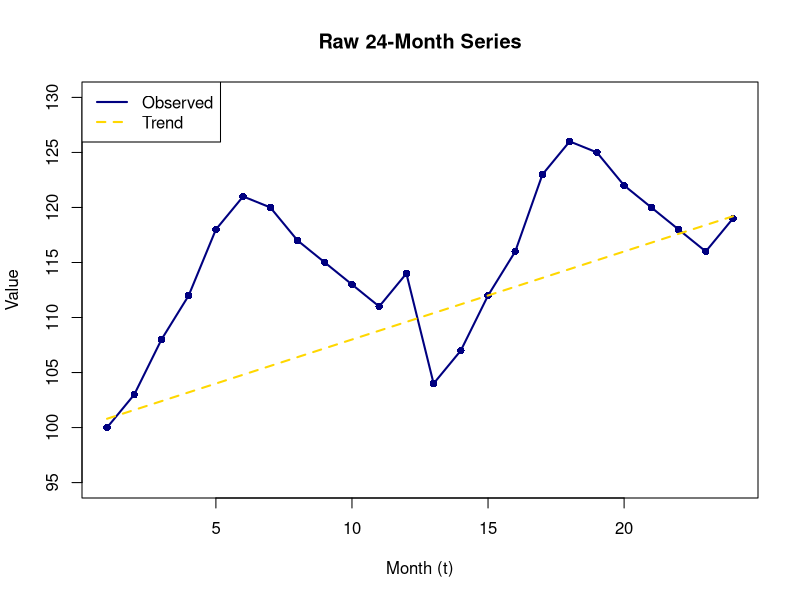
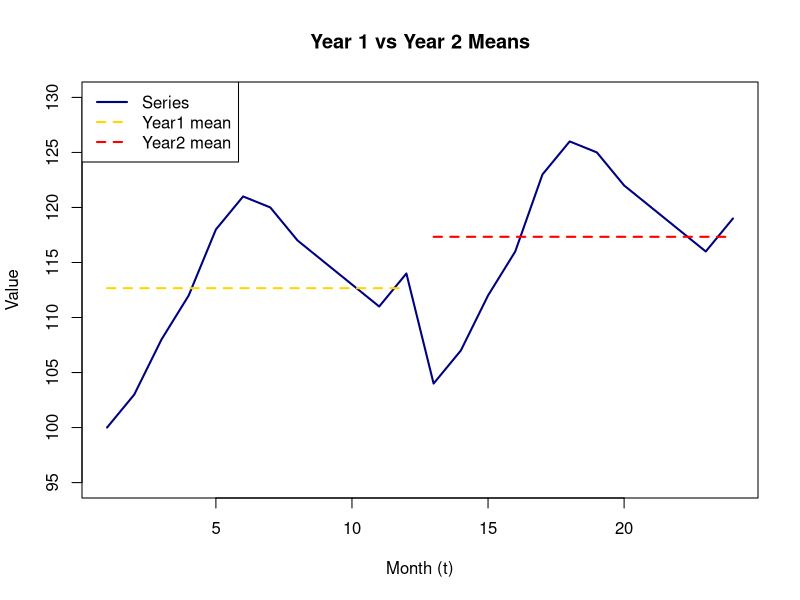
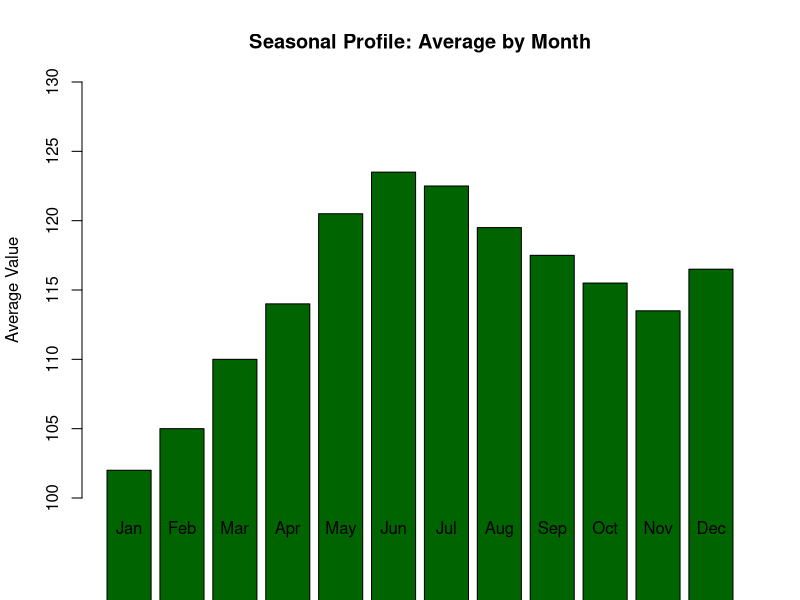
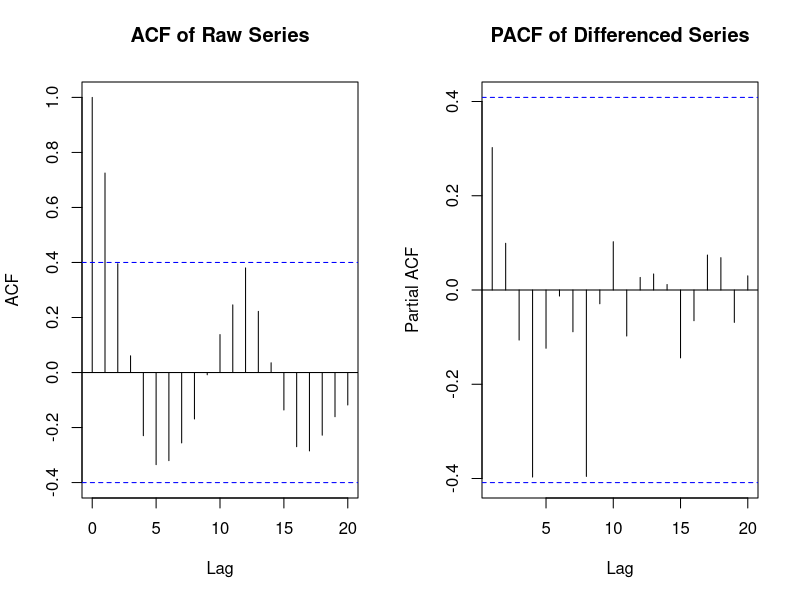
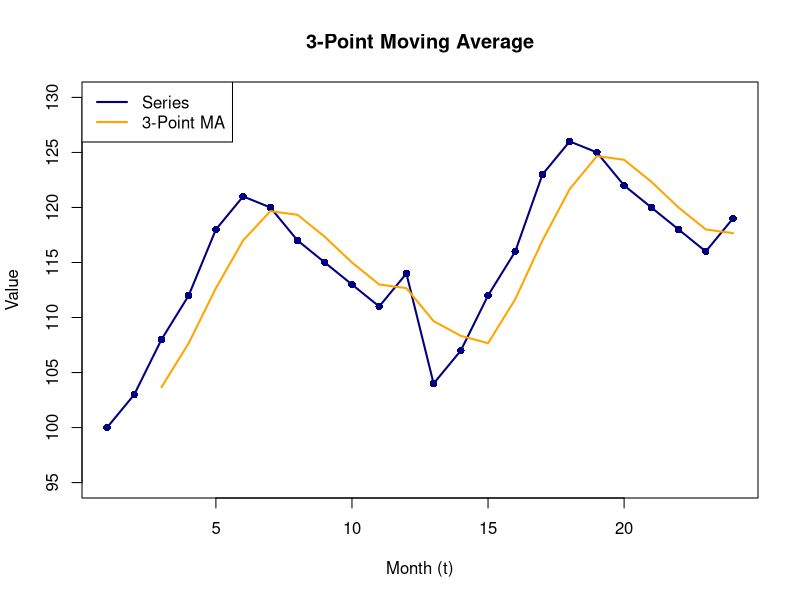
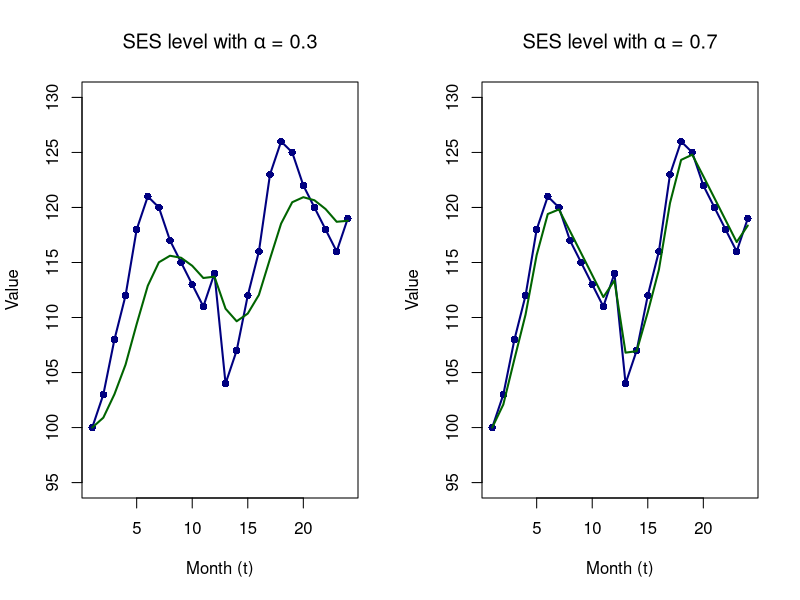
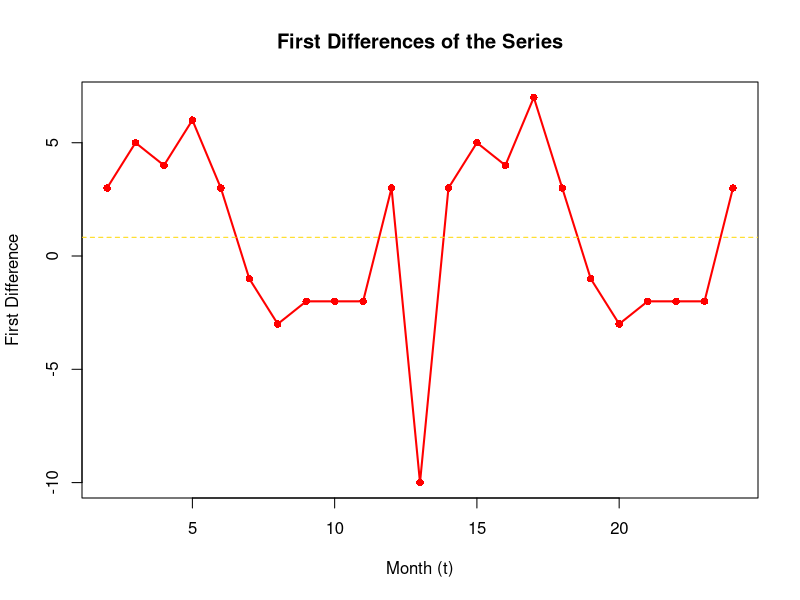

R code for these plots, in order: (Note: this script raises an error after producing the figures.)
## ---- chunk 1
knitr::opts_chunk$set(echo = TRUE, message = FALSE, warning = FALSE,
                      fig.width = 10, fig.height = 4)
## ---- chunk 2
series <- c(100, 103, 108, 112, 118, 121, 120, 117, 115, 113, 111, 114,
            104, 107, 112, 116, 123, 126, 125, 122, 120, 118, 116, 119)
months <- rep(c('J','F','M','A','M','J','J','A','S','O','N','D'), 2)
time <- 1:length(series)

year1 <- series[1:12]
year2 <- series[13:24]

data.frame(Month = months, Time = time, Value = series)
## ---- chunk 3
trend <- 100 + 0.8 * time
seasonal <- c(mean(year1[1], year2[1]), mean(year1[2], year2[2]),
              mean(year1[3], year2[3]), mean(year1[4], year2[4]),
              mean(year1[5], year2[5]), mean(year1[6], year2[6]),
              mean(year1[7], year2[7]), mean(year1[8], year2[8]),
              mean(year1[9], year2[9]), mean(year1[10], year2[10]),
              mean(year1[11], year2[11]), mean(year1[12], year2[12]))
seasonal_full <- rep(seasonal, 2)

head(data.frame(Time = time, Series = series,
                Trend = trend, Seasonal = seasonal_full))
## ---- chunk 4
plot(time, series, type = 'o', col = 'navy', pch = 16, lwd = 2,
     xlab = 'Month (t)', ylab = 'Value', main = 'Raw 24-Month Series',
     ylim = c(95, 130))
lines(time, trend, col = 'gold', lwd = 2, lty = 2)
legend('topleft', legend = c('Observed', 'Trend'),
       col = c('navy','gold'), lty = c(1,2), lwd = 2)
## ---- chunk 5
year1_mean <- mean(year1)
year2_mean <- mean(year2)
plot(time, series, type = 'l', col = 'navy', lwd = 2,
     xlab = 'Month (t)', ylab = 'Value', main = 'Year 1 vs Year 2 Means',
     ylim = c(95, 130))
lines(1:12, rep(year1_mean, 12), col = 'gold', lwd = 2, lty = 2)
lines(13:24, rep(year2_mean, 12), col = 'red', lwd = 2, lty = 2)
legend('topleft', legend = c('Series', 'Year1 mean', 'Year2 mean'),
       col = c('navy', 'gold', 'red'), lty = c(1,2,2), lwd = 2)

year1_mean; year2_mean
## ---- chunk 6
seasonal_avg <- (year1 + year2) / 2
barplot(seasonal_avg, names.arg = month.abb,
        col = 'darkgreen', main = 'Seasonal Profile: Average by Month',
        ylim = c(100, 130), ylab = 'Average Value')
## ---- chunk 7
par(mfrow = c(1, 2))
acf(series, lag.max = 20, main = 'ACF of Raw Series')
pacf(diff(series), lag.max = 20, main = 'PACF of Differenced Series')
par(mfrow = c(1, 1))
## ---- chunk 8
ma3 <- stats::filter(series, rep(1/3, 3), sides = 1)
plot(time, series, type = 'o', col = 'navy', pch = 16, lwd = 2,
     xlab = 'Month (t)', ylab = 'Value', main = '3-Point Moving Average',
     ylim = c(95, 130))
lines(time, ma3, col = 'orange', lwd = 2)
legend('topleft', legend = c('Series', '3-Point MA'), col = c('navy','orange'),
       lty = c(1,1), lwd = 2)
## ---- chunk 9
ses_level <- function(series, alpha) {
  level <- numeric(length(series))
  level[1] <- series[1]
  for (t in 2:length(series)) {
    level[t] <- alpha * series[t] + (1 - alpha) * level[t - 1]
  }
  level
}

ses_03 <- ses_level(series, 0.3)
ses_07 <- ses_level(series, 0.7)
## ---- chunk 10
alpha <- 0.3
s1 <- series[1]
s2 <- alpha * series[2] + (1 - alpha) * s1
s3 <- alpha * series[3] + (1 - alpha) * s2
s1; s2; s3
## ---- chunk 11
par(mfrow = c(1, 2))
plot(time, series, type = 'o', col = 'navy', pch = 16, lwd = 2,
     main = expression('SES level with ' * alpha * ' = 0.3'),
     ylim = c(95, 130), xlab = 'Month (t)', ylab = 'Value')
lines(time, ses_03, col = 'darkgreen', lwd = 2)
plot(time, series, type = 'o', col = 'navy', pch = 16, lwd = 2,
     main = expression('SES level with ' * alpha * ' = 0.7'),
     ylim = c(95, 130), xlab = 'Month (t)', ylab = 'Value')
lines(time, ses_07, col = 'darkgreen', lwd = 2)
par(mfrow = c(1, 1))
## ---- chunk 12
diffs <- diff(series)
plot(2:length(series), diffs, type='o', col='red', pch=16, lwd=2,
     xlab='Month (t)', ylab='First Difference',
     main='First Differences of the Series')
abline(h = mean(diffs), lty = 2, col = 'gold')
## ---- chunk 13
fit <- arima(series, order = c(1, 1, 1), include.mean = TRUE)
fit
## ---- chunk 14
fit_211 <- arima(series, order = c(2, 1, 1), include.mean = TRUE)

comparison <- data.frame(
  Model = c('ARIMA(1,1,1)', 'ARIMA(2,1,1)'),
  AIC = c(AIC(fit), AIC(fit_211)),
  LogLikelihood = c(logLik(fit), logLik(fit_211))
)
comparison

fit_211
## ---- chunk 15
fitted_111 <- series - residuals(fit)
fitted_211 <- series - residuals(fit_211)
forecast_211 <- predict(fit_211, n.ahead = 1)
pred_211 <- forecast_211$pred[1]
se_211 <- forecast_211$se[1]

plot(time, series, type = 'o', col = 'black', pch = 16, lwd = 2,
     xlab = 'Month (t)', ylab = 'Value', main = 'Observed Series and ARIMA Fitted Values',
     xlim = c(1, 25), ylim = range(series, fitted_111, fitted_211, pred, pred_211))
lines(time, fitted_111, col = 'blue', lwd = 2, lty = 2)
lines(time, fitted_211, col = 'red', lwd = 2, lty = 3)
points(25, pred, col = 'blue', pch = 17, cex = 1.5)
points(25, pred_211, col = 'red', pch = 15, cex = 1.5)
arrows_111 <- arrows(25, pred - 1.96 * forecast$se[1], 25, pred + 1.96 * forecast$se[1],
                     code = 3, angle = 90, length = 0.08, col = 'blue', lwd = 1.5)
arrows_211 <- arrows(25, pred_211 - 1.96 * se_211, 25, pred_211 + 1.96 * se_211,
                     code = 3, angle = 90, length = 0.08, col = 'red', lwd = 1.5)
legend('topleft', legend = c('Observed', 'ARIMA(1,1,1)', 'ARIMA(2,1,1)',
                             'Forecast 1,1,1', 'Forecast 2,1,1'),
       col = c('black', 'blue', 'red', 'blue', 'red'),
       lty = c(1, 2, 3, NA, NA), pch = c(16, NA, NA, 17, 15), lwd = c(2, 2, 2, NA, NA),
       pt.cex = c(1, 1, 1, 1.5, 1.5), bty = 'n')
## ---- chunk 16
forecast <- predict(fit, n.ahead = 1)
pred <- forecast$pred[1]
se <- forecast$se[1]
lower <- pred - 1.96 * se
upper <- pred + 1.96 * se

plot(time, series, type = 'o', col = 'navy', pch = 16, lwd = 2,
     xlab = 'Month (t)', ylab = 'Value', main = 'ARIMA(1,1,1) Forecast',
     ylim = c(95, max(series, upper) + 5))
lines(c(24, 25), c(series[24], pred), col='orange', lwd=2, lty=2)
points(25, pred, col='red', pch=16, cex=1.5)
arrows <- arrows(25, lower, 25, upper, code = 3, angle = 90, length = 0.08,
                  col='red', lwd=2)
abline(v = 24.5, lty = 2, col = 'skyblue')
legend('topleft', legend = c('Observed', 'Forecast', '95% CI'),
       col = c('navy', 'orange', 'red'), lty = c(1,2,1), lwd = c(2,2,2))

pred; lower; upper
## ---- chunk 17
# compare month-25 forecasts from SES and ARIMA
ses_forecast_03 <- ses_03[length(ses_03)]
ses_forecast_07 <- ses_07[length(ses_07)]

data.frame(Method = c('SES α=0.3', 'SES α=0.7', 'ARIMA(1,1,1)'),
           Forecast = c(ses_forecast_03, ses_forecast_07, pred))
